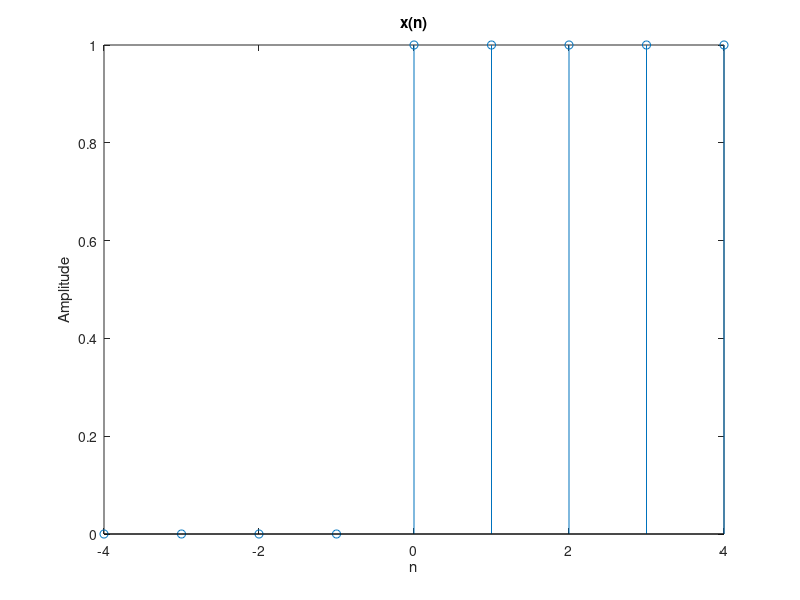
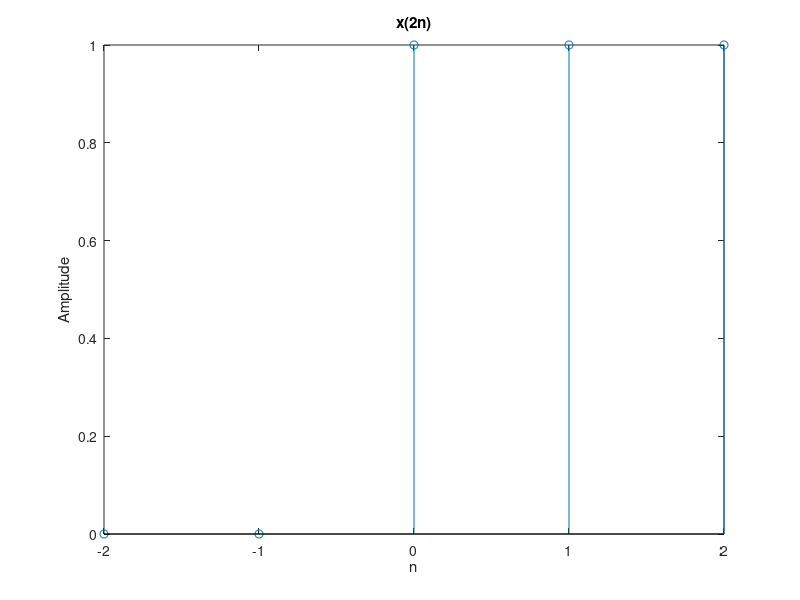
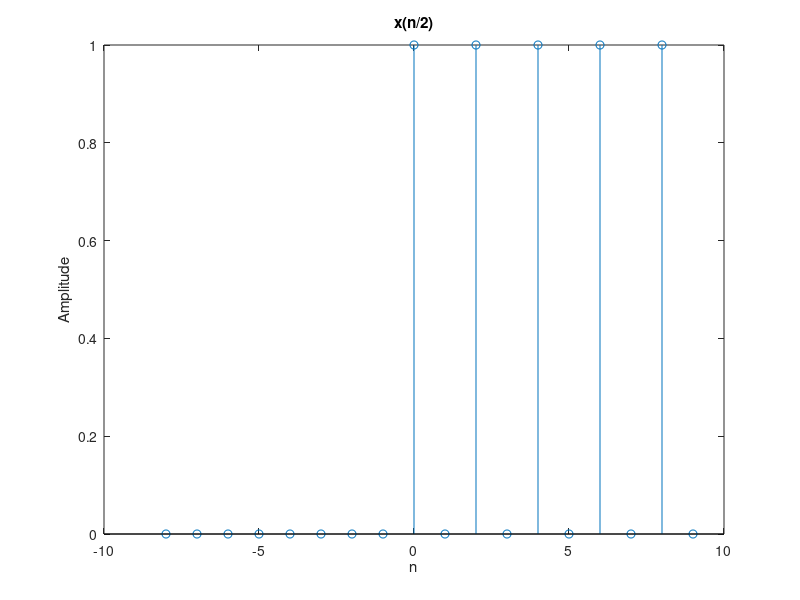

Source code (MATLAB) for these figures, in order:
close all;
clear all;
clc;
x=[0 0 0 0 1 1 1 1 1];
n=-4:4; %for range 4 idhar -ve me 4 +ve me upar wali x ki values
stem(n,x);
title('x(n)');
xlabel('n');
ylabel('Amplitude');
y1=downsample(x,2);% for upsample use upsample instead of downsample
n1=-2:1:2;
figure
stem(n1,y1);
title('x(2n)');
xlabel('n');
ylabel('Amplitude');
y2=upsample(x,2);
n2=-8:1:9;
figure
stem(n2,y2);
title('x(n/2)');
xlabel('n');
ylabel('Amplitude');